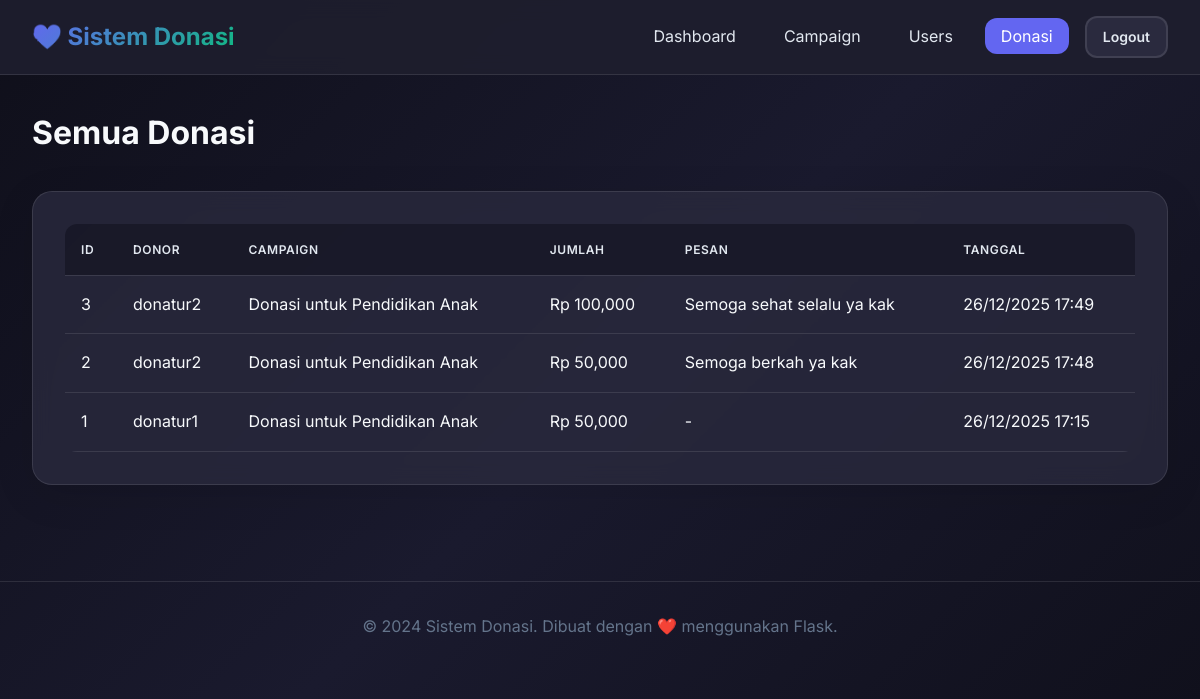
/admin/donations (signed in), run on the app's committed database.
### app/models.py (models this page shows, shortened)
class Donation(db.Model):
    id = db.Column(db.Integer, primary_key=True)
    user_id = db.Column(db.Integer, db.ForeignKey('user.id'), nullable=False)
    campaign_id = db.Column(db.Integer, db.ForeignKey('campaign.id'), nullable=False)
    amount = db.Column(db.Float, nullable=False)
    message = db.Column(db.Text)
    created_at = db.Column(db.DateTime, default=datetime.utcnow)

class User(UserMixin, db.Model):
    id = db.Column(db.Integer, primary_key=True)
    username = db.Column(db.String(80), unique=True, nullable=False)
    email = db.Column(db.String(120), unique=True, nullable=False)
    password_hash = db.Column(db.String(256), nullable=False)
    role = db.Column(db.String(20), default='donor')
    created_at = db.Column(db.DateTime, default=datetime.utcnow)
    donations = db.relationship('Donation', backref='donor', lazy='dynamic', cascade='all, delete-orphan')
    def is_admin(self):
        return self.role == 'admin'

class Campaign(db.Model):
    id = db.Column(db.Integer, primary_key=True)
    title = db.Column(db.String(200), nullable=False)
    description = db.Column(db.Text)
    image = db.Column(db.String(255))  # Featured image filename
    target_amount = db.Column(db.Float, nullable=False)
    collected_amount = db.Column(db.Float, default=0)
    is_active = db.Column(db.Boolean, default=True)
    created_at = db.Column(db.DateTime, default=datetime.utcnow)
    donations = db.relationship('Donation', backref='campaign', lazy='dynamic', cascade='all, delete-orphan')

### app/routes/admin.py (the view)
@admin_bp.route('/donations')
@admin_required
def donations():
    donations = Donation.query.order_by(Donation.created_at.desc()).all()
    return render_template('admin/donations.html', title='Semua Donasi', donations=donations)

### app/models.py (called while the page is built)
@login_manager.user_loader
def load_user(id):
    return User.query.get(int(id))

### app/routes/admin.py (called while the page is built)
def admin_required(f):
    @wraps(f)
    @login_required
    def decorated_function(*args, **kwargs):
        if not current_user.is_admin():
            abort(403)
        return f(*args, **kwargs)
    return decorated_function

### app/templates/admin/donations.html (shortened to what this page needs)
{% extends "base.html" %}
{% block content %}
<div class="page-header">
    <h1 class="page-title">Semua Donasi</h1>
</div>
<div class="card">
    {% if donations %}
    <div class="table-container">
        <table>
            <thead>
                <tr>
                    <th>ID</th>
                    <th>Donor</th>
                    <th>Campaign</th>
                    <th>Jumlah</th>
                    <th>Pesan</th>
                    <th>Tanggal</th>
                </tr>
            </thead>
            <tbody>
                {% for donation in donations %}
                <tr>
                    <td>{{ donation.id }}</td>
                    <td>{{ donation.donor.username }}</td>
                    <td>{{ donation.campaign.title[:30] }}{% if donation.campaign.title|length > 30 %}...{% endif %}
                    </td>
                    <td>Rp {{ "{:,.0f}".format(donation.amount) }}</td>
                    <td>{{ donation.message[:50] if donation.message else '-' }}</td>
                    <td>{{ donation.created_at.strftime('%d/%m/%Y %H:%M') }}</td>
                </tr>
                {% endfor %}
            </tbody>
        </table>
    </div>
    {% else %}
    <div class="empty-state">
        <h3>Belum Ada Donasi</h3>
        <p>Donasi akan muncul setelah ada yang berdonasi.</p>
    </div>
    {% endif %}
</div>
{% endblock %}

### app/static/css/style.css (style rules this page uses)
:root { --primary: #6366f1; --primary-dark: #4f46e5; --primary-light: #818cf8; --secondary: #10b981; --danger: #ef4444; --warning: #f59e0b; --info: #3b82f6; --dark: #1e1e2e; --dark-light: #2a2a3e; --light: #f8fafc; --gray: #64748b; --gray-light: #e2e8f0; --gradient: linear-gradient(135deg, var(--primary) 0%, var(--secondary) 100%); --shadow: 0 10px 40px rgba(0, 0, 0, 0.1); --shadow-lg: 0 20px 60px rgba(0, 0, 0, 0.15); --radius: 12px; --radius-lg: 20px; }
* { margin: 0; padding: 0; box-sizing: border-box; }
body { font-family: 'Inter', -apple-system, BlinkMacSystemFont, 'Segoe UI', Roboto, sans-serif; background: linear-gradient(135deg, #0f0f1a 0%, #1a1a2e 50%, #0f0f1a 100%); min-height: 100vh; color: var(--light); line-height: 1.6; }
.card { background: rgba(42, 42, 62, 0.8); backdrop-filter: blur(10px); border-radius: var(--radius-lg); padding: 2rem; border: 1px solid rgba(255, 255, 255, 0.1); box-shadow: var(--shadow); transition: transform 0.3s ease, box-shadow 0.3s ease; }
.table-container { overflow-x: auto; border-radius: var(--radius); }
table { width: 100%; border-collapse: collapse; }
th, td { padding: 1rem; text-align: left; border-bottom: 1px solid rgba(255, 255, 255, 0.1); }
th { background: rgba(15, 15, 26, 0.5); font-weight: 600; color: var(--gray-light); text-transform: uppercase; font-size: 0.75rem; letter-spacing: 0.05em; }
.page-header { display: flex; justify-content: space-between; align-items: center; margin-bottom: 2rem; flex-wrap: wrap; gap: 1rem; }
.page-title { font-size: 2rem; font-weight: 700; }

### data on the page
Donation: id "3", donor.username "donatur2", campaign "Donasi untuk Pendidikan Anak", amount "100,000", message "Semoga sehat selalu ya kak", created_at "26/12/2025 17:49"
Donation: id "2", donor.username "donatur2", campaign "Donasi untuk Pendidikan Anak", amount "50,000", message "Semoga berkah ya kak", created_at "26/12/2025 17:48"
Donation: id "1", donor.username "donatur1", campaign "Donasi untuk Pendidikan Anak", amount "50,000", message "-", created_at "26/12/2025 17:15"
